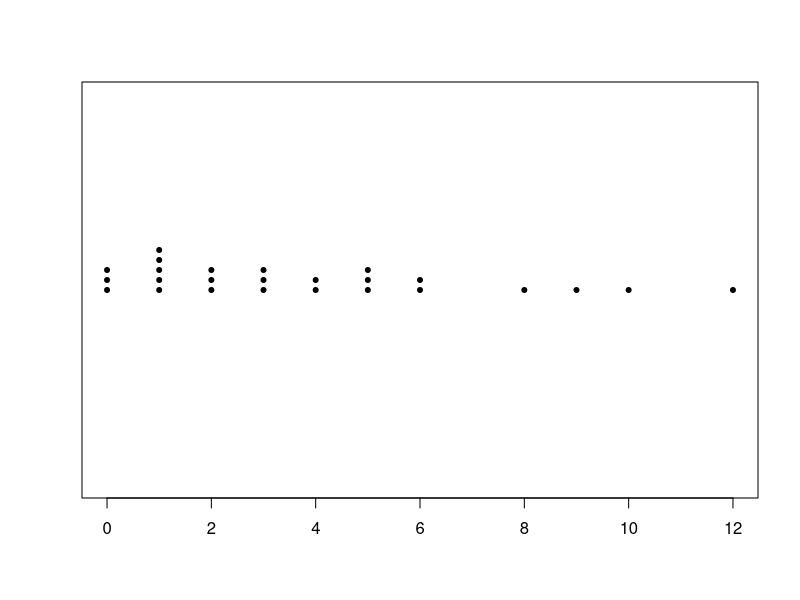

Generate this figure with R:
## ---- chunk 1
knitr::opts_chunk$set(echo = TRUE)
## ---- chunk 2
print("hello R")
## ---- chunk 3
data <-c(66,66,69,74,74,75,75,76,76,76,76,78,79,79,81,81,82,83,83,84,86,87,87,92,98);
stem(data)
## ---- chunk 4
data <- c(2,3,3,0,12,0,1,4,6,2,0,6,5,9,8,1,1,1,2,3,10,4,5,5,1);
stripchart(data,method="stack",offset=0.5,pch=20);
